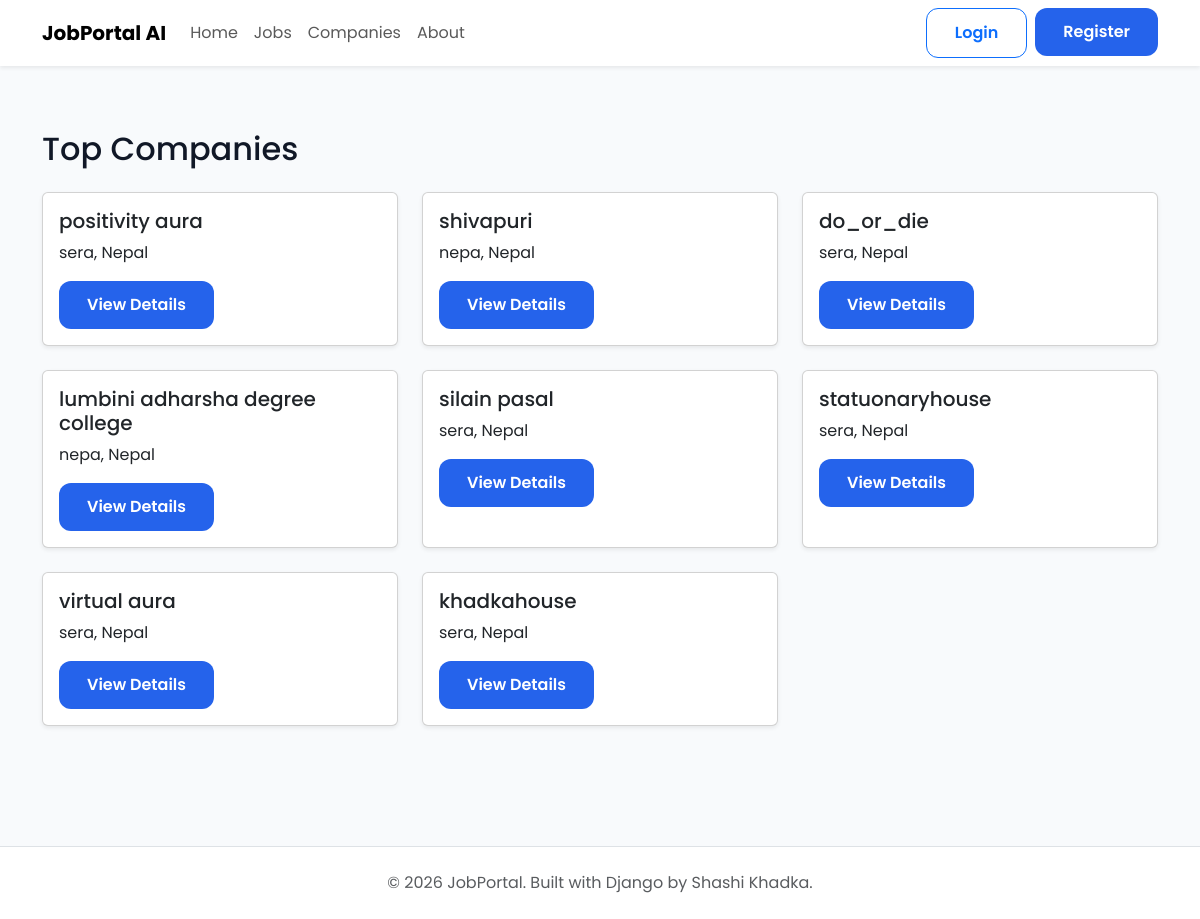
The app's page /company/companies/, older data.
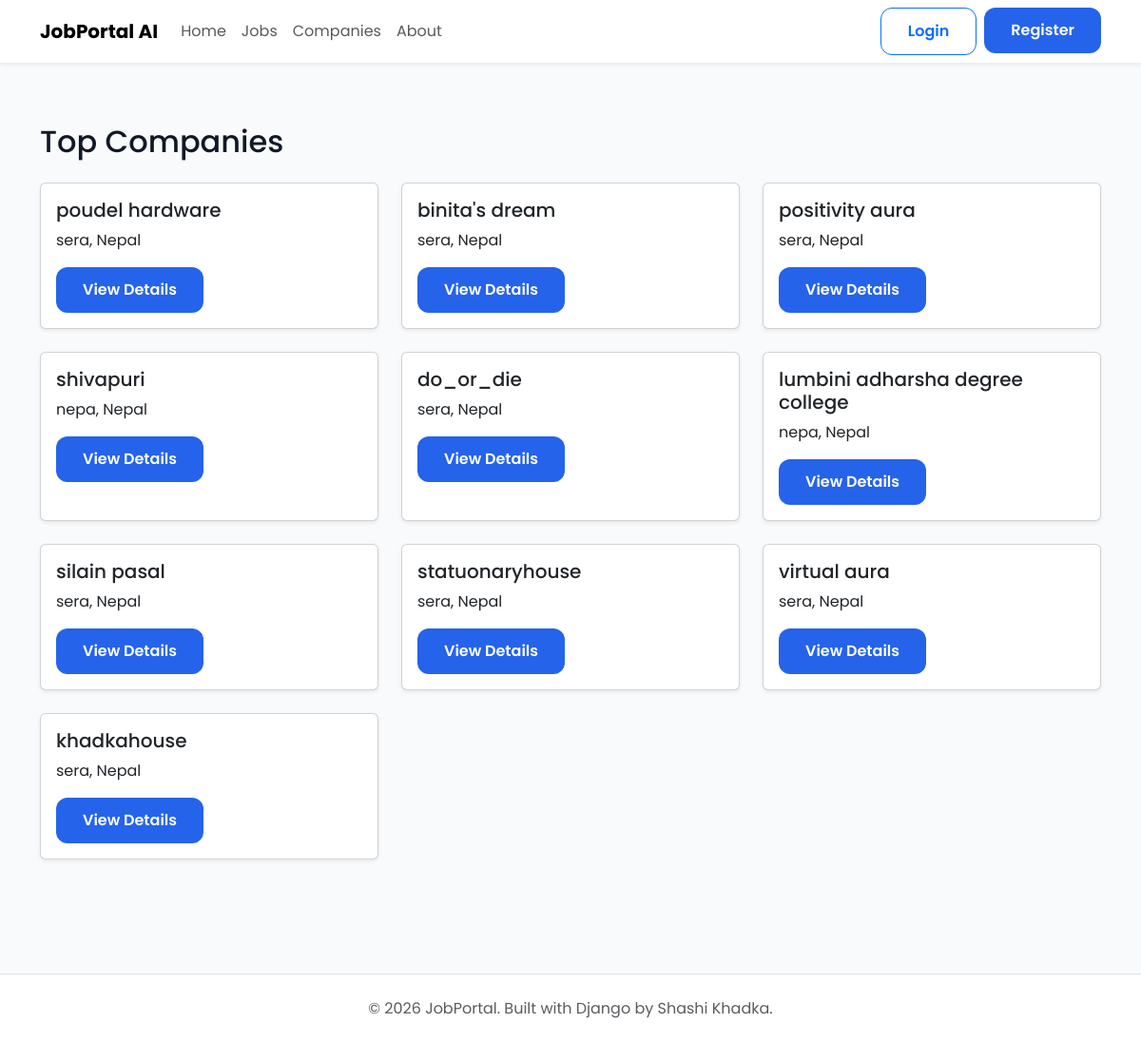
The same page, newer data.
### companies/models.py (models this page shows, shortened)
class Company(models.Model):
    owner = models.OneToOneField(
        settings.AUTH_USER_MODEL,
        on_delete=models.CASCADE,
        related_name="company",
    )
    company_name = models.CharField(max_length=200)
    slug = models.SlugField(unique=True, blank=True)
    logo = models.ImageField(
        upload_to="company_logos/",
        blank=True,
        null=True,
    )
    description = models.TextField()
    website = models.URLField(blank=True)
    email = models.EmailField()
    phone = models.CharField(max_length=20)
    address = models.TextField()
    location = models.CharField(max_length=255)
    city = models.CharField(max_length=100)
    country = models.CharField(max_length=100)
    established_date = models.DateField()
    employee_count = models.PositiveIntegerField()
    created_at = models.DateTimeField(auto_now_add=True)
    updated_at = models.DateTimeField(auto_now=True)

### companies/views.py (the view)
# urls.py: path("companies/", views.company_list, name="company-list"),
def company_list(request):
    companies = Company.objects.all().order_by("-created_at")
    return render( request,"companies/company_list.html",
        {
            "companies": companies,
        },
    )

### templates/companies/company_list.html (shortened to what this page needs)
{% extends "public_base.html" %}
{% block content %}
<div class="container py-5">
    <h2 class="mb-4">Top Companies</h2>
    <div class="row">
        {% for company in companies %}
        <div class="col-md-4 mb-4">
            <div class="card shadow-sm h-100">
                <div class="card-body">
                    <h5>{{ company.company_name }}</h5>
                    <p>{{ company.city }}, {{ company.country }}</p>
                    <a href="{% url 'company-detail' company.pk %}"
                       class="btn btn-primary">
                        View Details
                    </a>
                </div>
            </div>
        </div>
        {% empty %}
        <p>No companies found.</p>
        {% endfor %}
    </div>
</div>
{% endblock %}

### templates/public_base.html (shortened to what this page needs)
{% load static %}
<!DOCTYPE html>
<html lang="en">
<head>
    <link href="https://cdn.jsdelivr.net/npm/bootstrap@5.3.7/dist/css/bootstrap.min.css"
          rel="stylesheet">
    <link rel="stylesheet"
          href="https://cdn.jsdelivr.net/npm/bootstrap-icons@1.13.1/font/bootstrap-icons.min.css">
    <link rel="stylesheet"
          href="{% static 'css/style.css' %}">
    <link rel="stylesheet"
          href="{% static 'css/home.css' %}">
</head>
<body>
    {% include "includes/navbar.html" %}
    <main>
        {% block content %}
        {% endblock %}
    </main>
    {% include "includes/footer.html" %}
</body>
</html>

### templates/includes/navbar.html (shortened to what this page needs)
<nav class="navbar navbar-expand-lg navbar-light bg-white shadow-sm">
<div class="container">
<a class="navbar-brand fw-bold"
   href="{% url 'home' %}">
JobPortal AI
</a>
<div class="collapse navbar-collapse"
id="navbar">
<ul class="navbar-nav me-auto">
<li class="nav-item">
<a class="nav-link"
href="{% url 'home' %}">
Home
</a>
</li>
<li class="nav-item">
<a class="nav-link"
href="{% url 'job-list' %}">
Jobs
</a>
</li>
<li class="nav-item">
<a class="nav-link"
href="{% url 'company-list' %}">
Companies
</a>
</li>
<li class="nav-item">
<a class="nav-link"
href="{% url 'about' %}">
About
</a>
</li>
</ul>
<ul class="navbar-nav">
{% if request.user.is_authenticated %}
<li class="nav-item">
{% if request.user.role == "RECRUITER" %}
<a class="nav-link"
href="{% url 'dashboard' %}">
Dashboard
</a>
{% elif request.user.role == "APPLICANT" %}
<a class="nav-link"
href="{% url 'applicant-dashboard' %}">
Dashboard
</a>
{% elif request.user.is_superuser or request.user.role == "ADMIN" %}
<a class="nav-link"href="/admin/">Dashboard</a>
{% endif %}
</li>
<li class="nav-item">
<a class="nav-link"href="{% url 'logout' %}">Logout</a>
</li>
{% else %}
<li class="nav-item">
<a class="btn btn-outline-primary me-2"
href="{% url 'login' %}">
Login
</a>
</li>
<li class="nav-item">
<a class="btn btn-primary"
href="{% url 'register' %}">
Register
</a>
</li>
{% endif %}
</ul>
</div>
</div>
</nav>

### templates/includes/footer.html
<footer class="py-4 mt-5 bg-white border-top">
    <div class="container-lg text-center">
        <p class="text-muted mb-0">
            © 2026 JobPortal.
            Built with Django by Shashi Khadka.
        </p>
    </div>
</footer>

### static/css/style.css (style rules this page uses)
* { margin:0; padding:0; box-sizing:border-box; }
body { font-family:'Poppins',sans-serif; background:var(--light); color:var(--dark); }
a { text-decoration:none; }
.container-lg { width:95%; max-width:1300px; margin:auto; }

### static/css/home.css (style rules this page uses)
:root { --primary:#2563eb; --primary-dark:#1d4ed8; --success:#16a34a; --warning:#f59e0b; --danger:#ef4444; --text:#111827; --text-light:#6b7280; --border:#e5e7eb; --white:#ffffff; --background:#f8fafc; --radius:18px; --shadow:0 10px 30px rgba(0,0,0,.06); --shadow-hover:0 18px 40px rgba(37,99,235,.15); }
body { background:var(--background); font-family:"Poppins",sans-serif; color:var(--text); }
a { text-decoration:none; }
.btn-primary { background:var(--primary); border:none; border-radius:12px; font-weight:600; padding:12px 28px; }
.btn-outline-primary { border-radius:12px; font-weight:600; padding:12px 28px; }

Row changes from the older to the newer data that the page shows:
added Company: company_name "poudel hardware", city "sera", country "Nepal"
added Company: company_name "binita's dream", city "sera", country "Nepal"
